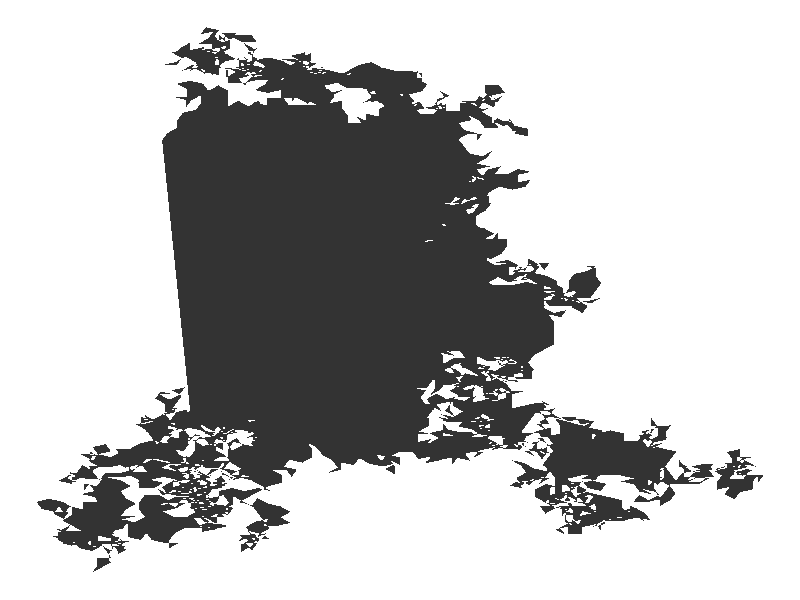

The R script that drew this image:
## ---- chunk 1
knitr::opts_chunk$set(
  comment = NA, 
  echo = TRUE, 
  warning = TRUE, 
  message = TRUE, 
  fig.width = 11, 
  fig.height = 8.5,
  error = TRUE
)
## ---- chunk 2
# import libraries
library(tidyverse)
## ---- chunk 3
data_frame(
  z = c(0, sample(0:15, 2499, TRUE)),
  x = accumulate(z, ~.x + cos(pi / 8 * .y)),
  y = accumulate(z, ~.x + sin(pi / 8 * .y))
) %>%
  ggplot(aes(x, y)) +
    geom_polygon() +
    theme_void()
